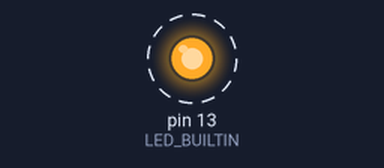
A sketch run on a simulated Arduino Uno, built with avr-gcc and run on an emulated ATmega328P. Parts: output pins drawn as LEDs (lit = HIGH). Dashed ring = blinking.

Above: at 0.5 s.
Timing chart, 0 to 4.6 s (numbered marks = the images above):
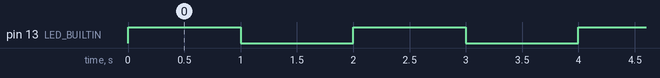

The sketch:

Lab2Part1.ino
```cpp
// the setup function runs once when you press reset or power the board
void setup() {
  int timesToBlink = 1;
  timesToBlink = timesToBlink + 2 * 4;

  // initialize digital pin LED_BUILTIN as an output.
  pinMode(LED_BUILTIN, OUTPUT);

  while(timesToBlink > 0){
    digitalWrite(LED_BUILTIN, HIGH);  // turn the LED on (HIGH is the voltage level)
    delay(1000);                      // wait for a second
    digitalWrite(LED_BUILTIN, LOW);   // turn the LED off by making the voltage LOW
    delay(1000);
  }

}

// the loop function runs over and over again forever
void loop() {
}
```

Measured:
- by itself, pin 13 (LED_BUILTIN): alternates HIGH for 1.0 s and LOW for 1.0 s
